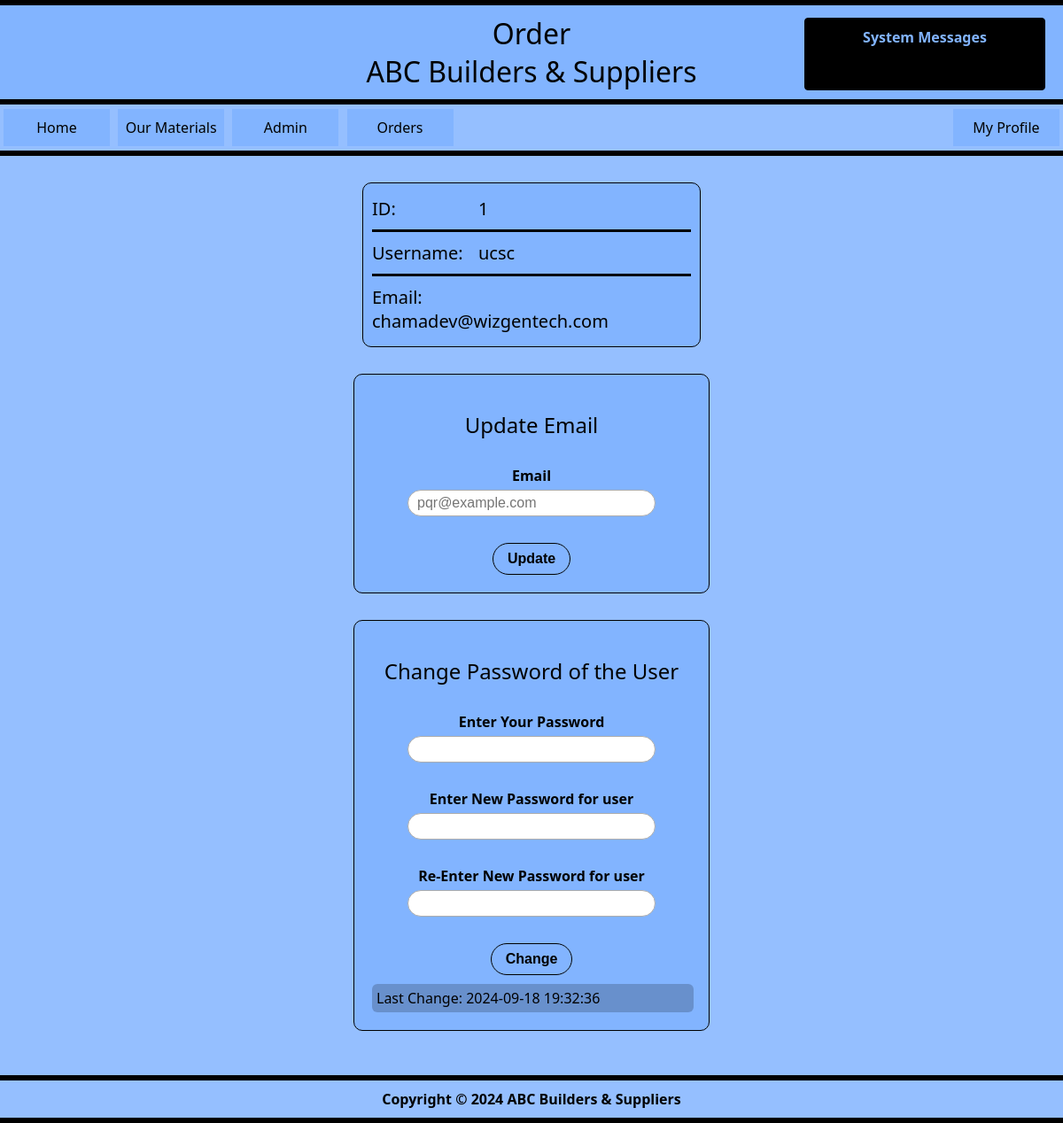
The app's page /edit_user.php?id=1 (signed in) with its own data.
### tables this page shows
CREATE TABLE IF NOT EXISTS `users` (
  `id` int NOT NULL AUTO_INCREMENT,
  `username` varchar(60) NOT NULL,
  `email` varchar(60) NOT NULL,
  `password` varchar(32) NOT NULL,
  `password_change` timestamp NOT NULL DEFAULT CURRENT_TIMESTAMP,
  `role` varchar(10) NOT NULL,
  PRIMARY KEY (`id`)
);

### edit_user.php (the view, shortened to what this page needs)
<?php
$show_profile = "none";
$is_admin = false;
$id = 0;
if (isset($_SESSION['id'])) {
    $show_profile = "block";
    $id = $_SESSION['id'];
    require_once('connect.php');
    $sql = "SELECT username, role
            FROM users
            WHERE id = " . $id . ";";
    $result = mysqli_query($connection, $sql);
    $row = $result -> fetch_assoc();
    $role = $row['role'];
    if ($role == 'admin') {
        $is_admin = true;
    }
}
?>
<?php
require_once('./connect.php');
?>
<html>
<head>
    <link rel="stylesheet" href="./styles/main.css">
</head>
<body>
    <hr />
    <h1 id="header">Order<br />ABC Builders & Suppliers</h1>
    <hr />
    <div id="system_msg">
            <strong>System Messages</strong>
        </div>
    <nav>
        <a style="margin-left: 4px;" href="./">Home</a>
        <a href="materials.php">Our Materials</a>
        <?php
                if ($is_admin === true) {
                    echo "<a href=\"admin_panel.php\">Admin</a> <a href=\"handle_orders.php\">Orders</a>";
                }
                elseif(isset($role)){
                    echo "<a href=\"my_orders.php\">My Orders</a>";
                }
            ?>
        <a class="log_link" href="profile.php?id=<?php echo $id; ?>" style="display: <?php echo $show_profile ?>;">My Profile</a>
    </nav>
    <hr />
    <?php
        $sql = "SELECT username, email
                FROM users
                WHERE id = ".$_GET['id'].";";
        $result = mysqli_query($connection, $sql);
        $row = $result -> fetch_assoc();
        $name = $row['username'];
        $email = $row['email'];
    ?>
    <div id="profile_content">
        <div><span class="key">ID: </span><span class="value"><?php echo $_GET['id']; ?></span></div>
        <hr style="height: 1px;" />
        <div><span class="key">Username: </span><span class="value"><?php echo $name; ?></span> </div>
        <hr style="height: 1px;" />
        <div><span class="key">Email: </span><span class="value"><?php echo $email  ?></span> </div>
    </div>
    <form action="./process/updating_email.php" class="forms" method="post">
        <h2 class="header_2">Update Email</h2>
        <div class="input_div">
            <label for="email">Email</label>
            <input type="email" name="email" placeholder="pqr@example.com" required />
        </div>
        <input type="submit" name="update" value="Update" class="send_button" />
    </form>
    <form action="" class="forms" method="post">
        <h2 class="header_2">Change Password of the User</h2>
        <div class="input_div">
            <label for="c_pass">Enter Your Password</label>
            <input type="password" name="c_pass" required />
        </div>
        <div class="input_div">
            <label for="n_pass">Enter New Password for user</label>
            <input type="password" name="n_pass" required />
        </div>
        <div class="input_div">
            <label for="n_pass">Re-Enter New Password for user</label>
            <input type="password" required>
        </div>
        <input type="submit" name="change_pass" value="Change" class="send_button" />
        <?php
            $sql = "SELECT password_change
                    FROM users
                    WHERE id = ".$id."";
            $result = mysqli_query($connection, $sql);
            $row = $result -> fetch_assoc();
            $password_change = $row['password_change'];
        ?>
        <div class="dark_msg">
            Last Change: <?php echo $password_change; ?>
        </div>
    </form>
    <footer>
        <hr />
        <strong>Copyright &copy; 2024 ABC Builders & Suppliers</strong>
        <hr />
    </footer>
</body>
</html>

### styles/main.css (style rules this page uses)
body { background-color: #95bfff; margin: 0; font-family:'Segoe UI', Tahoma, Geneva, Verdana, sans-serif; }
#header { padding: 10px 25%; margin: 0; text-align: center; background-color: #82b4ff; font-weight: 400; }
hr { margin: 0; height: 4px; background-color: #000; border: #000 solid 1px; }
nav a { display: inline-block; padding: 10px 0px; text-align: center; width: 120px; font-size: 16px; text-decoration: none; color: #000; font-weight: 500; margin: 5px 2.5px; background-color: #82b4ff; transition: 0.4s; }
.log_link { float: right; margin-right: 4px; }
.forms { width: 360px; margin: 0 auto; margin-top: 30px; background-color: #82b4ff; border: #000 solid 1px; border-radius: 10px; padding: 20px; }
.header_2 { text-align: center; font-weight: 400; }
.input_div { margin: 30px 0px; }
.input_div label { display: block; text-align: center; font-size: 16px; font-weight: 600; }
.input_div input { display: block; margin: auto; width: 280px; height: 30px; margin-top: 5px; font-size: 16px; outline: none; border: #adadad solid 1px; padding-left: 10px; padding-right: 10px; border-radius: 40px; }
.send_button { display: block; margin: auto; font-size: 16px; padding: 8px 16px; font-weight: bold; border: #000 solid 1px; border-radius: 20px; background-color: #82b4ff; color: #000; cursor: pointer; transition: 0.4s; }
footer { margin-top: 50px; }
footer strong { display: block; text-align: center; padding: 10px; }
#system_msg { position: fixed; text-align: center; top: 20px; right: 20px; border: #000 solid 1px; border-radius: 4px; padding: 10px; width: 250px; height: 60px; background-color: #000; color: #82b4ff; }
#profile_content { width: 360px; margin: auto; margin-top: 30px; font-size: 20px; font-weight: 500; border: #000 solid 1px; padding: 5px 10px; border-radius: 10px; background-color: #82b4ff; }
#profile_content div { margin: 10px auto; }
#profile_content .key { display: inline-block; width: 120px; }
.dark_msg { width: 98%; background-color: #00000033; margin: auto; margin-top: 10px; padding: 5px; border-radius: 6px; }

### records on screen
users: username "ucsc", email "chamadev@wizgentech.com"
users: password_change "2024-09-18 19:32:36"

### other values on screen
$_GET['id'] "1"
